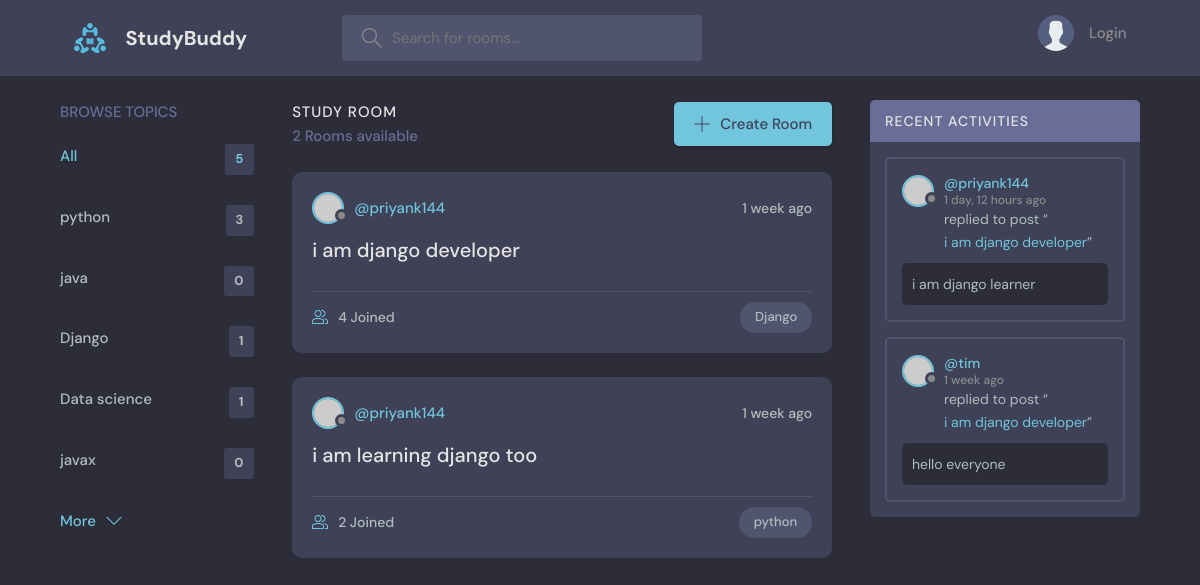
Screenshot of /?q=Django with the database file from the repository.
### base/models.py (models this page shows, shortened)
class Topic(models.Model):
    name = models.CharField(max_length=200)

class Room(models.Model):
    host = models.ForeignKey(User, on_delete=models.SET_NULL, null = True)
    topic = models.ForeignKey(Topic, on_delete=models.SET_NULL, null=True)
    name = models.CharField(max_length=200)
    description = models.TextField(null = True, blank = True)
    participants = models.ManyToManyField(User, related_name = 'participants', blank = True)
    updated = models.DateTimeField(auto_now=True)
    created = models.DateTimeField(auto_now_add=True)
    class Meta:
        ordering = ['-updated', '-created'] # '-' for descending order
    def __str__(self):
        return self.name

class Message(models.Model):
    user = models.ForeignKey(User, on_delete=models.CASCADE)
    room = models.ForeignKey(Room, on_delete=models.CASCADE) #cascade means if room deleted then all message from that room will get deleted.
    body = models.TextField()
    updated = models.DateTimeField(auto_now=True)
    created = models.DateTimeField(auto_now_add=True)
    class Meta:
        ordering = ['-updated', '-created'] # '-' for descending order

### base/views.py (the view)
# urls.py: path('', views.home, name = "home"),
def home(request):
    q = request.GET.get('q') if request.GET.get('q') != None else ''
    rooms = Room.objects.filter(
        Q(topic__name__icontains = q) |
        Q(name__icontains = q) |
        Q(description__icontains = q)
        )
    topics = Topic.objects.all()
    room_count = rooms.count()
    room_messages = Message.objects.filter(Q(room__topic__name__icontains =q)) #[0:3]
    context = {'rooms': rooms, 'topics': topics, 'room_count' : room_count, 'room_messages': room_messages}
    return render(request, 'base/home.html', context)

### base/templates/base/home.html (shortened to what this page needs)
{% extends "main.html" %}
{% block content %}
<main class="layout layout--3">
      <div class="container">
       {% include 'base/topics_component.html' %}
        <div class="roomList">
          <div class="roomList__header">
            <div>
              <h2>Study Room</h2>
              <p>{{room_count}} Rooms available</p>
            </div>
            <a class="btn btn--main" href="{% url 'create-room' %}">
              <svg version="1.1" xmlns="http://www.w3.org/2000/svg" width="32" height="32" viewBox="0 0 32 32">
                <title>add</title>
                <path
                  d="M16.943 0.943h-1.885v14.115h-14.115v1.885h14.115v14.115h1.885v-14.115h14.115v-1.885h-14.115v-14.115z"
                ></path>
              </svg>
              Create Room
            </a>
          </div>
          {% include 'base/feed_component.html' %}
        </div>
         {% include 'base/activity_component.html' %}
      </div>
    </main>
{% endblock %}

### base/templates/base/topics_component.html
<div class="topics">
    <div class="topics__header">
      <h2>Browse Topics</h2>
    </div>
    <ul class="topics__list">
      <li>
        <a href="{% url 'home' %}" class="active">All <span>{{topics.count}}</span></a>
      </li>
      {% for topic in topics %}
      <li>
    <a href="{% url 'home' %}?q={{topic.name}}">{{topic.name}} <span>{{topic.room_set.all.count}}</span></a>
      </li>
      {% endfor %}
    </ul>
    <a class="btn btn--link" href="topics.html">
      More
      <svg version="1.1" xmlns="http://www.w3.org/2000/svg" width="32" height="32" viewBox="0 0 32 32">
        <title>chevron-down</title>
        <path d="M16 21l-13-13h-3l16 16 16-16h-3l-13 13z"></path>
      </svg>
    </a>
  </div>

### base/templates/base/feed_component.html (shortened to what this page needs)
{% for room in rooms %}
<div class="roomListRoom">
  <div class="roomListRoom__header">
    <a href="{% url 'user-profile' room.host.id %}" class="roomListRoom__author">
      <div class="avatar avatar--small">
        <img src="https://randomuser.me/api/portraits/women/11.jpg" />
      </div>
      <span>@{{room.host.username}}</span>
    </a>
    <div class="roomListRoom__actions">
      <span>{{room.created| timesince}} ago</span>
    </div>
  </div>
  <div class="roomListRoom__content">
    <a href="{% url 'room' room.id %}">{{room.name}}</a>
  </div>
  <div class="roomListRoom__meta">
    <a href="{% url 'room' room.id %}" class="roomListRoom__joined">
      {{room.participants.all.count}} Joined
    </a>
    <p class="roomListRoom__topic">{{room.topic.name}}</p>
  </div>
</div>
{% endfor %}

### base/templates/base/activity_component.html (shortened to what this page needs)
<div class="activities">
    <div class="activities__header">
      <h2>Recent Activities</h2>
    </div>
    {% for message in room_messages%}
    <div class="activities__box">
      <div class="activities__boxHeader roomListRoom__header">
        <a href="{% url 'user-profile' message.user.id %}" class="roomListRoom__author">
          <div class="avatar avatar--small">
            <img src="https://randomuser.me/api/portraits/women/11.jpg" />
          </div>
          <p>
            @{{message.user}}
            <span>{{message.created| timesince}} ago</span>
          </p>
        </a>
      </div>
      <div class="activities__boxContent">
        <p>replied to post “<a href="{% url 'room' message.room.id %}">{{message.room}}</a>”</p>
        <div class="activities__boxRoomContent">
          {{message.body}}
        </div>
      </div>
    </div>
   {% endfor %}
  </div>

### rows the page displays
Topic: name "python", room_set.all.count "3"
Topic: name "java", room_set.all.count "0"
Topic: name "Django", room_set.all.count "1"
Topic: name "Data science", room_set.all.count "1"
Topic: name "javax", room_set.all.count "0"
Room: host.username "priyank144", created "1 week", name "i am django developer", participants.all.count "4", topic.name "Django"
Room: host.username "priyank144", created "1 week", name "i am learning django too", participants.all.count "2", topic.name "python"
Message: user "priyank144", created "1 day, 12 hours", room "i am django developer", body "i am django learner"
Message: user "tim", created "1 week", room "i am django developer", body "hello everyone"

### other values shown
{{ topics.count }} "5"
{{ room_count }} "2"
